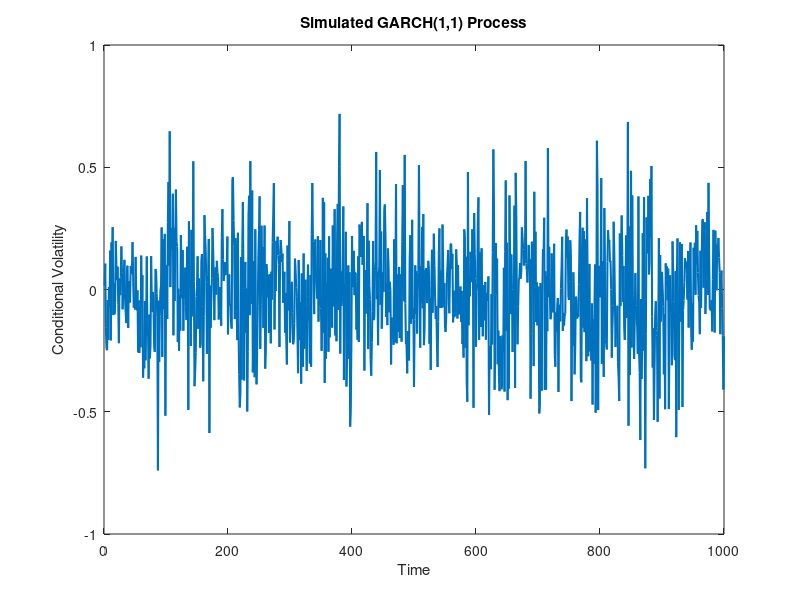
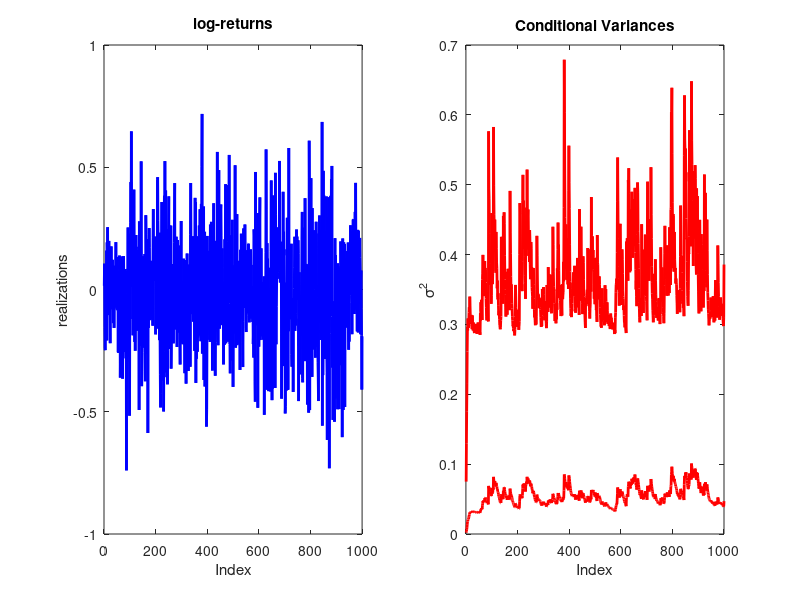

Write the MATLAB code that produced these figures, in order. (Note: this script raises an error after producing the figures.)
% 1a) simulate the data according the a mixed-normal DGP

% parameters
T = 1000; % number of periods
k = 2; % number of components

% initialization of all parameters with the given paper page 230 (cite it!)
lambda = [0.82 0.18]; % weights from paper, change variable name! lamba
mu = [0.091 -0.415]; % means from paper
alpha_0 = [0.002 0.075]; % alpha_01, alpha_02, GARCH coefficients from paper
alpha_1 = [0.051 0.512]; % alpha_11, alpha_12, GARCH coefficients from paper
beta = diag([0.92 0.727]); % beta from paper (diag??)

% initialize zero vector for the simulation
sigma2 = zeros(T,k); % conditional variances
y = zeros(T,1); % return series
%%
% ensure zero mean for k = 2
mu(2) = -sum(lambda(1)/lambda(2)*mu(1));

% set initial values
sigma2(1, :) = alpha_0;
y(1) = sum(lambda.*alpha_0);

% simulation of the paths
for i = 2:T
    sigma2(i,:) = alpha_0 + alpha_1*(y(i-1)^2) + (beta * sigma2(i-1,:)')';
    y(i) = sum(lambda.*normrnd(mu, sqrt(sigma2(i,:))));
end
%%
figure;
plot(y, 'LineWidth', 1.5);
xlabel('Time');
ylabel('Conditional Volatility');
title('Simulated GARCH(1,1) Process');
%%
% Plotting
figure;

% Subplot 1 for y
subplot(1, 2, 1);
plot(y, 'b', 'LineWidth', 2);
xlabel('Index');
ylabel('realizations');
title('log-returns');

% Subplot 2 for sigma2
subplot(1, 2, 2);
plot(sigma2, 'r', 'LineWidth', 2);
xlabel('Index');
ylabel('\sigma^2');
title('Conditional Variances');


%% 
% parameter estimation with student-t-garch model
% mle extended for dof
% data vector is stored in y vector
babygarch(y)

%%
% 1c: one-step ahead forecast
% Now question 1c, we estimate the student-t several times, and record the
% VaR violations
violations = zero0;
for i = 250:(T-1)
    mle_params = babygarch(y(1:i));
    [zvec,sigvec] = ungarch(y(1:i), mle_params(1), mle_params(2), mle_params(3));
    VaR = tinv(0.01, mle_params(4))*sigvec(end);
    if VaR > y(i+1)
        violations = violations + 1;
    end
end
violations
